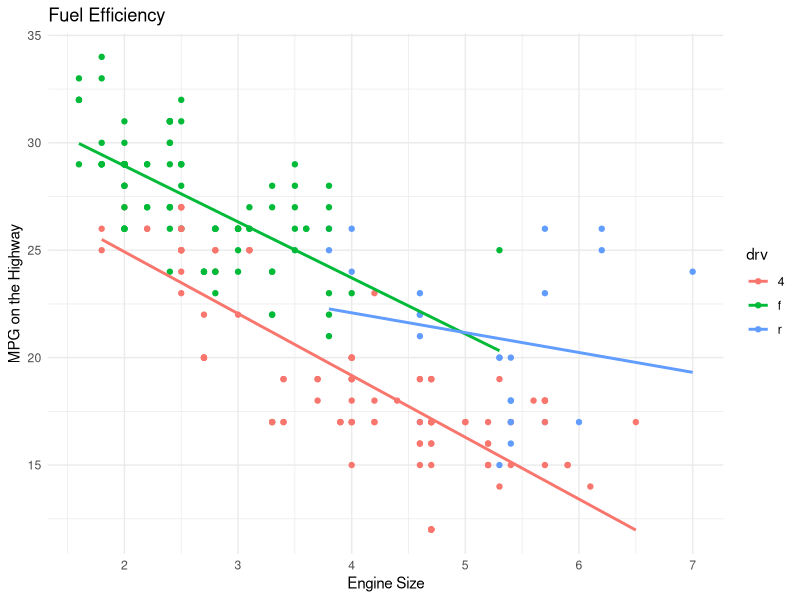
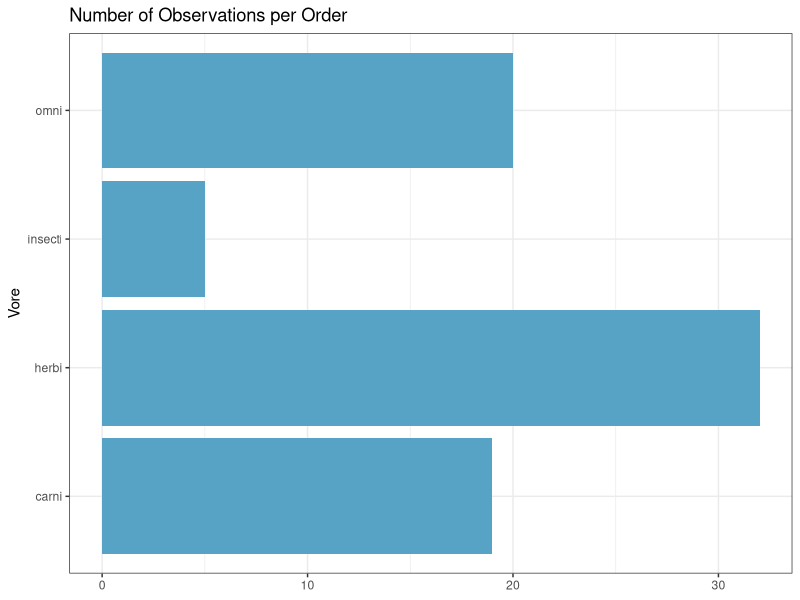
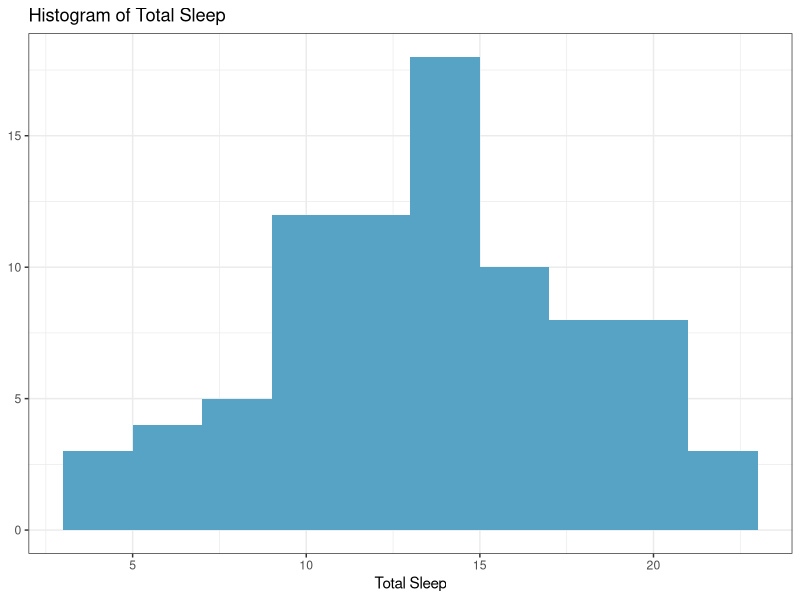

Recreate these plots in R, in order.
library(tidyverse)
data()
mpg
?mpg
names(mpg)

mpg %>%
  filter(hwy < 35) %>%
  ggplot(aes(x = displ,
             y = hwy,
             colour = drv)) +
  geom_point()+
  geom_smooth(method = lm,
              se = F) +
  labs(x = "Engine Size",
       y = "MPG on the Highway",
       title = "Fuel Efficiency")+
  theme_minimal()

#ggsave("name.jpg") will save an image



#Single Categorical Data (Box)
msleep
view(msleep)
names(msleep)

msleep %>%
  drop_na(vore) %>%  #will exclude any data that isn't N/A in Vore
  ggplot(aes(x = vore))+
  geom_bar(fill = "#57A3C6")+
  coord_flip()+ #neater for larger datasets
  theme_bw()+
  labs(x = "Vore",
       y = NULL,
       title = "Number of Observations per Order")

#use fct_infreq(vore) to create order (reorders based on size)

#Single Numeric (Hist)
msleep %>%
  ggplot(aes(awake))+
  geom_histogram(binwidth = 2, fill = "#57A3C6")+ #binwidth bands counts together
  theme_bw()+
  labs(x = "Total Sleep",
       y = NULL,
       title = "Histogram of Total Sleep")
